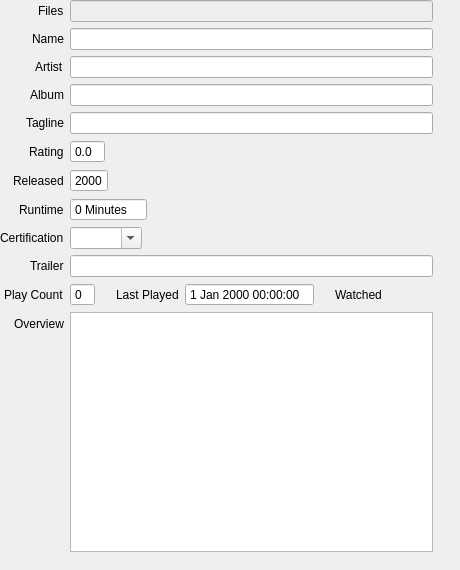
<?xml version="1.0" encoding="UTF-8"?>
<ui version="4.0">
 <class>ConcertInfoWidget</class>
 <widget class="QWidget" name="ConcertInfoWidget">
  <property name="geometry">
   <rect>
    <x>0</x>
    <y>0</y>
    <width>460</width>
    <height>570</height>
   </rect>
  </property>
  <property name="sizePolicy">
   <sizepolicy hsizetype="Expanding" vsizetype="Expanding">
    <horstretch>0</horstretch>
    <verstretch>0</verstretch>
   </sizepolicy>
  </property>
  <widget class="QWidget" name="layoutWidget">
   <property name="geometry">
    <rect>
     <x>0</x>
     <y>0</y>
     <width>433</width>
     <height>552</height>
    </rect>
   </property>
   <layout class="QFormLayout" name="formLayout">
    <property name="fieldGrowthPolicy">
     <enum>QFormLayout::ExpandingFieldsGrow</enum>
    </property>
    <property name="rowWrapPolicy">
     <enum>QFormLayout::WrapLongRows</enum>
    </property>
    <property name="labelAlignment">
     <set>Qt::AlignRight|Qt::AlignTrailing|Qt::AlignVCenter</set>
    </property>
    <item row="0" column="0">
     <widget class="QLabel" name="lbl_files">
      <property name="text">
       <string>Files</string>
      </property>
     </widget>
    </item>
    <item row="0" column="1">
     <widget class="QLineEdit" name="files">
      <property name="enabled">
       <bool>false</bool>
      </property>
     </widget>
    </item>
    <item row="1" column="0">
     <widget class="QLabel" name="lbl_name">
      <property name="text">
       <string>Name</string>
      </property>
     </widget>
    </item>
    <item row="1" column="1">
     <widget class="QLineEdit" name="name">
      <property name="text">
       <string/>
      </property>
     </widget>
    </item>
    <item row="2" column="0">
     <widget class="QLabel" name="lbl_artist">
      <property name="text">
       <string>Artist</string>
      </property>
     </widget>
    </item>
    <item row="2" column="1">
     <widget class="QLineEdit" name="artist"/>
    </item>
    <item row="3" column="0">
     <widget class="QLabel" name="lbl_album">
      <property name="text">
       <string>Album</string>
      </property>
     </widget>
    </item>
    <item row="3" column="1">
     <widget class="QLineEdit" name="album"/>
    </item>
    <item row="4" column="0">
     <widget class="QLabel" name="lbl_tagline">
      <property name="text">
       <string>Tagline</string>
      </property>
     </widget>
    </item>
    <item row="4" column="1">
     <widget class="QLineEdit" name="tagline"/>
    </item>
    <item row="5" column="0">
     <widget class="QLabel" name="lbl_rating">
      <property name="text">
       <string>Rating</string>
      </property>
     </widget>
    </item>
    <item row="5" column="1">
     <widget class="QDoubleSpinBox" name="rating">
      <property name="buttonSymbols">
       <enum>QAbstractSpinBox::NoButtons</enum>
      </property>
      <property name="decimals">
       <number>1</number>
      </property>
      <property name="maximum">
       <double>10.000000000000000</double>
      </property>
     </widget>
    </item>
    <item row="6" column="0">
     <widget class="QLabel" name="lbl_released">
      <property name="text">
       <string>Released</string>
      </property>
     </widget>
    </item>
    <item row="6" column="1">
     <widget class="QDateEdit" name="released">
      <property name="buttonSymbols">
       <enum>QAbstractSpinBox::NoButtons</enum>
      </property>
      <property name="displayFormat">
       <string notr="true">yyyy</string>
      </property>
     </widget>
    </item>
    <item row="7" column="0">
     <widget class="QLabel" name="lbl_runtime">
      <property name="text">
       <string>Runtime</string>
      </property>
     </widget>
    </item>
    <item row="7" column="1">
     <widget class="QSpinBox" name="runtime">
      <property name="buttonSymbols">
       <enum>QAbstractSpinBox::NoButtons</enum>
      </property>
      <property name="suffix">
       <string> Minutes</string>
      </property>
      <property name="maximum">
       <number>999</number>
      </property>
     </widget>
    </item>
    <item row="8" column="0">
     <widget class="QLabel" name="lbl_certification">
      <property name="text">
       <string>Certification</string>
      </property>
     </widget>
    </item>
    <item row="8" column="1">
     <widget class="QComboBox" name="certification">
      <property name="editable">
       <bool>true</bool>
      </property>
      <property name="sizeAdjustPolicy">
       <enum>QComboBox::AdjustToContents</enum>
      </property>
     </widget>
    </item>
    <item row="9" column="0">
     <widget class="QLabel" name="lbl_trailer">
      <property name="text">
       <string>Trailer</string>
      </property>
     </widget>
    </item>
    <item row="9" column="1">
     <widget class="QLineEdit" name="trailer"/>
    </item>
    <item row="10" column="0">
     <widget class="QLabel" name="lbl_playCount">
      <property name="text">
       <string>Play Count</string>
      </property>
     </widget>
    </item>
    <item row="10" column="1">
     <layout class="QHBoxLayout" name="horizontalLayout">
      <item>
       <widget class="QSpinBox" name="playcount">
        <property name="buttonSymbols">
         <enum>QAbstractSpinBox::NoButtons</enum>
        </property>
        <property name="maximum">
         <number>99</number>
        </property>
       </widget>
      </item>
      <item>
       <spacer name="horizontalSpacer_4">
        <property name="orientation">
         <enum>Qt::Horizontal</enum>
        </property>
        <property name="sizeType">
         <enum>QSizePolicy::Fixed</enum>
        </property>
        <property name="sizeHint" stdset="0">
         <size>
          <width>15</width>
          <height>20</height>
         </size>
        </property>
       </spacer>
      </item>
      <item>
       <widget class="QLabel" name="lbl_lastPlayed">
        <property name="text">
         <string>Last Played</string>
        </property>
       </widget>
      </item>
      <item>
       <widget class="QDateTimeEdit" name="lastPlayed">
        <property name="buttonSymbols">
         <enum>QAbstractSpinBox::NoButtons</enum>
        </property>
       </widget>
      </item>
      <item>
       <spacer name="horizontalSpacer_5">
        <property name="orientation">
         <enum>Qt::Horizontal</enum>
        </property>
        <property name="sizeType">
         <enum>QSizePolicy::Fixed</enum>
        </property>
        <property name="sizeHint" stdset="0">
         <size>
          <width>15</width>
          <height>20</height>
         </size>
        </property>
       </spacer>
      </item>
      <item>
       <widget class="Badge" name="badgeWatched">
        <property name="text">
         <string>Watched</string>
        </property>
        <property name="activeText" stdset="0">
         <string>Watched</string>
        </property>
        <property name="inactiveText" stdset="0">
         <string>Not watched</string>
        </property>
       </widget>
      </item>
     </layout>
    </item>
    <item row="11" column="0">
     <widget class="QLabel" name="lbl_overview">
      <property name="text">
       <string>Overview</string>
      </property>
     </widget>
    </item>
    <item row="11" column="1">
     <widget class="QTextEdit" name="overview"/>
    </item>
   </layout>
  </widget>
 </widget>
 <customwidgets>
  <customwidget>
   <class>Badge</class>
   <extends>QLabel</extends>
   <header>ui/small_widgets/Badge.h</header>
  </customwidget>
 </customwidgets>
 <resources/>
 <connections/>
</ui>
